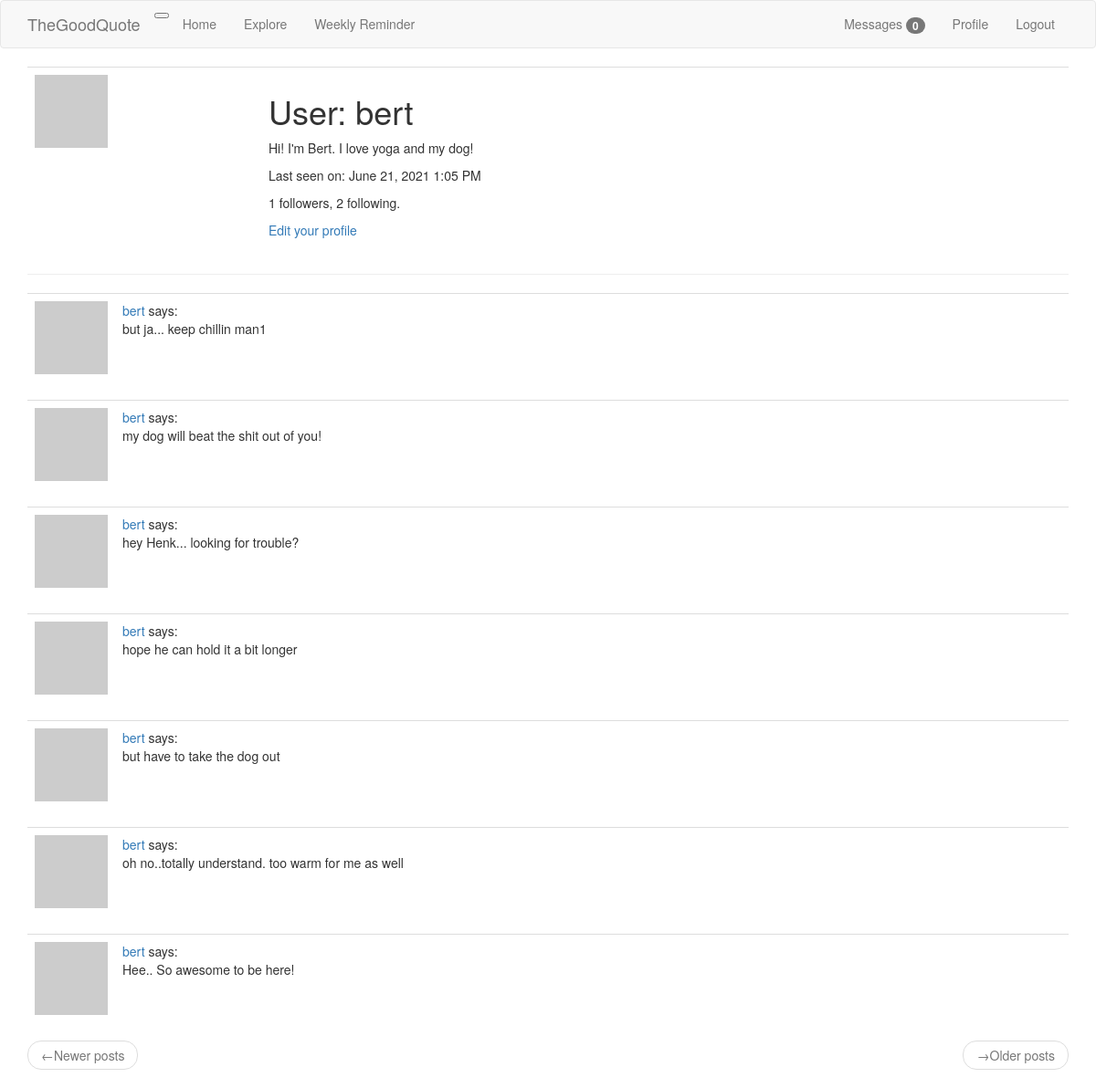
Before: /user/bert (signed in) with the older database file.
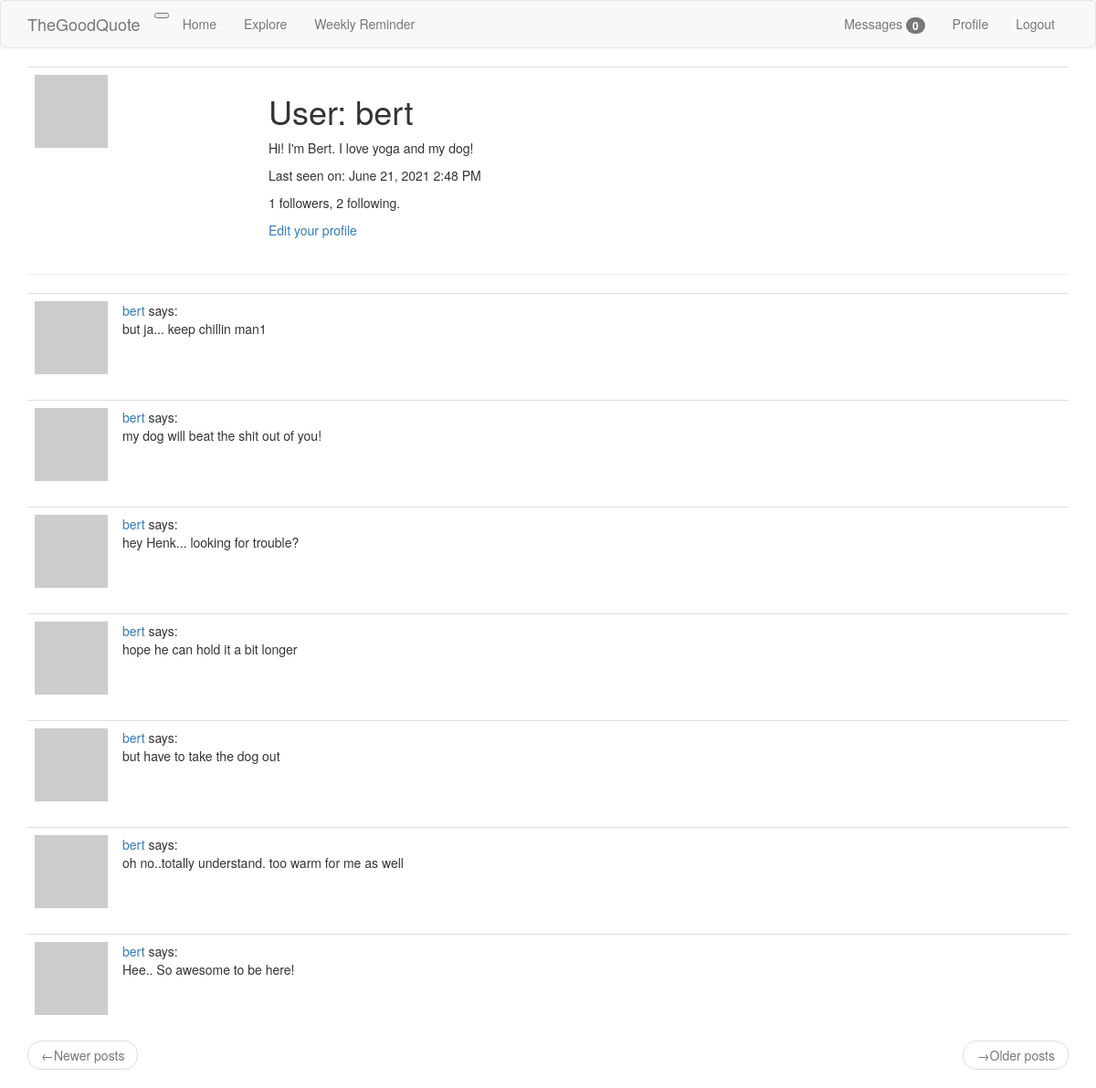
After: the same page with the newer database file.
### app/models.py (models this page shows, shortened)
class User(UserMixin, db.Model):
    id = db.Column(db.Integer, primary_key=True)
    username = db.Column(db.String(60), index=True, unique=True)
    email = db.Column(db.String(120), index=True, unique=True)
    password_hash = db.Column(db.String(128))
    posts = db.relationship('Post', backref='author', lazy='dynamic')
    todos = db.relationship('Todo', backref='author', lazy='dynamic')
    about_me = db.Column(db.String(140))
    last_seen = db.Column(db.DateTime, default=datetime.utcnow)
    followed = db.relationship(
        'User', secondary=followers,
        primaryjoin=(followers.c.follower_id == id),
        secondaryjoin=(followers.c.followed_id == id),
        backref=db.backref('followers', lazy='dynamic'), lazy='dynamic')
    messages_sent = db.relationship('Message',
                                    foreign_keys='Message.sender_id',
                                    backref='author', lazy='dynamic')
    messages_received = db.relationship('Message',
                                        foreign_keys='Message.recipient_id',
                                        backref='recipient', lazy='dynamic')
    last_message_read_time = db.Column(db.DateTime)
    notifications = db.relationship('Notification', backref='user', lazy='dynamic')
    def avatar(self, size):
        digest = md5(self.email.lower().encode('utf-8')).hexdigest()
        return 'https://www.gravatar.com/avatar?{}?d=identicon&s={}'.format(
            digest, size)
    def new_messages(self):
        last_read_time = self.last_message_read_time or datetime(1900, 1, 1)
        return Message.query.filter_by(recipient=self).filter(
            Message.timestamp > last_read_time).count()

### app/routes.py (the view)
@app.route('/user/<username>')
@login_required
def user(username):
    user = User.query.filter_by(username=username).first_or_404()
    page = request.args.get('page', 1, type=int)
    posts = user.posts.order_by(Post.timestamp.desc()).paginate(
        page, app.config['POSTS_PER_PAGE'], False)
    next_url = url_for('user', username=user.username, page=posts.next_num) \
        if posts.has_next else None
    prev_url = url_for('user', username=user.username, page=posts.prev_num) \
        if posts.has_prev else None
    form = EmptyForm()
    return render_template('user.html', user=user, posts=posts.items,
                           next_url=next_url, prev_url=prev_url, form=form)

### app/models.py (called while the page is built)
@login.user_loader
def load_user(id):
    return User.query.get(int(id))

### app/routes.py (called while the page is built)
@app.before_request
def before_request():
    if current_user.is_authenticated:
        current_user.last_seen = datetime.utcnow()
        db.session.commit()

### app/templates/user.html (shortened to what this page needs)
{% extends 'base.html' %}
{% block app_content %}
    <table class="table table-hover">
        <tr>
            <td width="256px"><img src="{{ user.avatar(256) }}"></td>
            <td>
                <h1>User: {{ user.username }}</h1>
                {% if user.about_me %}<p>{{ user.about_me }}</p>{% endif %}
                {% if user.last_seen %}
                <p>Last seen on: {{ moment(user.last_seen).format('LLL') }}</p>
                {% endif %}
                <p>{{ user.followers.count() }} followers, {{ user.followed.count() }} following.</p>
                {% if user == current_user %}
                <p><a href="{{ url_for('edit_profile') }}">Edit your profile</a></p>
                {% endif %}
            </td>
        </tr>
    </table>
    <hr>
    {% for post in posts %}
        {% include '_post.html' %}
    {% endfor %}
    <nav aria-label="...">
        <ul class="pager">
            <li class="previous{%if not prev_url %} disabled{% endif %}">
                <a href="{{ prev_url or '#' }}">
                    <span aria-hidden="true">&larr;</span>Newer posts
                </a>
            </li>
            <li class="next{%if not next_url %} disabled{% endif %}">
                <a href="{{ next_url or '#' }}">
                    <span aria-hidden="true">&rarr;</span>Older posts
                </a>
            </li>
        </ul>
    </nav>
{% endblock %}

Changed rows visible on the page:
changed User "bert": last_seen "June 21, 2021 1:05 PM" → "June 21, 2021 2:48 PM"
